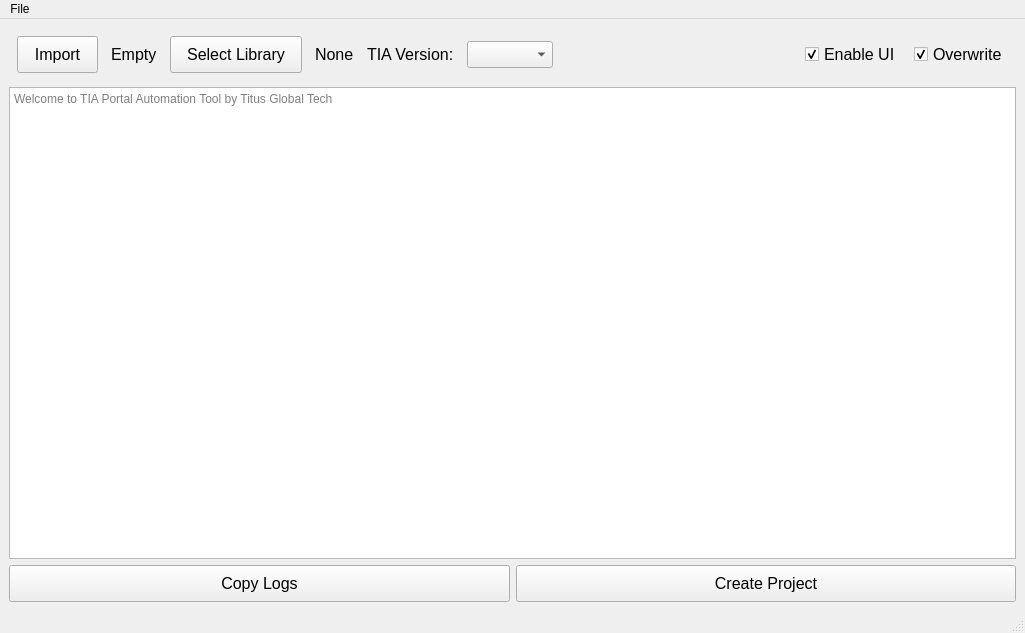
<?xml version="1.0" encoding="UTF-8"?>
<ui version="4.0">
 <class>MainWindow</class>
 <widget class="QMainWindow" name="MainWindow">
  <property name="geometry">
   <rect>
    <x>0</x>
    <y>0</y>
    <width>1025</width>
    <height>633</height>
   </rect>
  </property>
  <property name="windowTitle">
   <string>TIA Portal Automation Tool by Titus Global Tech</string>
  </property>
  <widget class="QWidget" name="centralwidget">
   <layout class="QVBoxLayout" name="verticalLayout">
    <item>
     <layout class="QHBoxLayout" name="horizontalLayout" stretch="0,0,0,0,0">
      <property name="spacing">
       <number>13</number>
      </property>
      <property name="leftMargin">
       <number>8</number>
      </property>
      <property name="topMargin">
       <number>8</number>
      </property>
      <property name="rightMargin">
       <number>8</number>
      </property>
      <property name="bottomMargin">
       <number>8</number>
      </property>
      <item>
       <layout class="QHBoxLayout" name="horizontalLayout_3">
        <item>
         <widget class="QPushButton" name="button_import">
          <property name="sizePolicy">
           <sizepolicy hsizetype="Fixed" vsizetype="Fixed">
            <horstretch>0</horstretch>
            <verstretch>0</verstretch>
           </sizepolicy>
          </property>
          <property name="minimumSize">
           <size>
            <width>0</width>
            <height>0</height>
           </size>
          </property>
          <property name="font">
           <font>
            <pointsize>12</pointsize>
           </font>
          </property>
          <property name="styleSheet">
           <string notr="true">padding: 8px 16px;</string>
          </property>
          <property name="text">
           <string>Import</string>
          </property>
         </widget>
        </item>
        <item>
         <widget class="QLabel" name="label_json_filepath">
          <property name="font">
           <font>
            <pointsize>12</pointsize>
           </font>
          </property>
          <property name="text">
           <string>Empty</string>
          </property>
         </widget>
        </item>
       </layout>
      </item>
      <item>
       <layout class="QHBoxLayout" name="horizontalLayout_4">
        <item>
         <widget class="QPushButton" name="button_select_library">
          <property name="sizePolicy">
           <sizepolicy hsizetype="Fixed" vsizetype="Fixed">
            <horstretch>0</horstretch>
            <verstretch>0</verstretch>
           </sizepolicy>
          </property>
          <property name="minimumSize">
           <size>
            <width>0</width>
            <height>0</height>
           </size>
          </property>
          <property name="font">
           <font>
            <pointsize>12</pointsize>
           </font>
          </property>
          <property name="styleSheet">
           <string notr="true">padding: 8px 16px;</string>
          </property>
          <property name="text">
           <string>Select Library</string>
          </property>
         </widget>
        </item>
        <item>
         <widget class="QLabel" name="label_library_path">
          <property name="font">
           <font>
            <pointsize>12</pointsize>
           </font>
          </property>
          <property name="text">
           <string>None</string>
          </property>
         </widget>
        </item>
       </layout>
      </item>
      <item>
       <layout class="QHBoxLayout" name="horizontalLayout_2">
        <item>
         <widget class="QLabel" name="label_3">
          <property name="sizePolicy">
           <sizepolicy hsizetype="Preferred" vsizetype="Maximum">
            <horstretch>0</horstretch>
            <verstretch>0</verstretch>
           </sizepolicy>
          </property>
          <property name="font">
           <font>
            <pointsize>12</pointsize>
           </font>
          </property>
          <property name="text">
           <string>TIA Version:</string>
          </property>
         </widget>
        </item>
        <item>
         <widget class="QComboBox" name="combobox_dll_versions">
          <property name="sizePolicy">
           <sizepolicy hsizetype="Fixed" vsizetype="Maximum">
            <horstretch>0</horstretch>
            <verstretch>0</verstretch>
           </sizepolicy>
          </property>
          <property name="font">
           <font>
            <pointsize>12</pointsize>
           </font>
          </property>
         </widget>
        </item>
        <item>
         <spacer name="horizontalSpacer">
          <property name="orientation">
           <enum>Qt::Orientation::Horizontal</enum>
          </property>
          <property name="sizeHint" stdset="0">
           <size>
            <width>40</width>
            <height>20</height>
           </size>
          </property>
         </spacer>
        </item>
       </layout>
      </item>
      <item>
       <widget class="QCheckBox" name="checkBox_enable_ui">
        <property name="font">
         <font>
          <pointsize>12</pointsize>
         </font>
        </property>
        <property name="text">
         <string>Enable UI</string>
        </property>
        <property name="checked">
         <bool>true</bool>
        </property>
       </widget>
      </item>
      <item>
       <widget class="QCheckBox" name="checkbox_allow_overwrite">
        <property name="font">
         <font>
          <pointsize>12</pointsize>
         </font>
        </property>
        <property name="text">
         <string>Overwrite</string>
        </property>
        <property name="checked">
         <bool>true</bool>
        </property>
       </widget>
      </item>
     </layout>
    </item>
    <item>
     <widget class="QTextBrowser" name="textbrowser_logs">
      <property name="autoFillBackground">
       <bool>false</bool>
      </property>
      <property name="placeholderText">
       <string>Welcome to TIA Portal Automation Tool by Titus Global Tech</string>
      </property>
     </widget>
    </item>
    <item>
     <layout class="QHBoxLayout" name="horizontalLayout_5">
      <item>
       <widget class="QPushButton" name="button_copy_logs">
        <property name="font">
         <font>
          <pointsize>12</pointsize>
         </font>
        </property>
        <property name="styleSheet">
         <string notr="true">padding: 8px 16px;</string>
        </property>
        <property name="text">
         <string>Copy Logs</string>
        </property>
       </widget>
      </item>
      <item>
       <widget class="QPushButton" name="button_execute_portal">
        <property name="font">
         <font>
          <pointsize>12</pointsize>
         </font>
        </property>
        <property name="styleSheet">
         <string notr="true">padding: 8px 16px;</string>
        </property>
        <property name="text">
         <string>Create Project</string>
        </property>
       </widget>
      </item>
     </layout>
    </item>
   </layout>
  </widget>
  <widget class="QMenuBar" name="menubar">
   <property name="geometry">
    <rect>
     <x>0</x>
     <y>0</y>
     <width>1025</width>
     <height>33</height>
    </rect>
   </property>
   <widget class="QMenu" name="menuFile">
    <property name="title">
     <string>File</string>
    </property>
    <addaction name="actionImport"/>
    <addaction name="separator"/>
    <addaction name="separator"/>
    <addaction name="actionExit"/>
   </widget>
   <addaction name="menuFile"/>
  </widget>
  <widget class="QStatusBar" name="statusbar"/>
  <action name="actionImport">
   <property name="text">
    <string>Import</string>
   </property>
  </action>
  <action name="actionExit">
   <property name="text">
    <string>Exit</string>
   </property>
  </action>
 </widget>
 <resources/>
 <connections/>
</ui>
